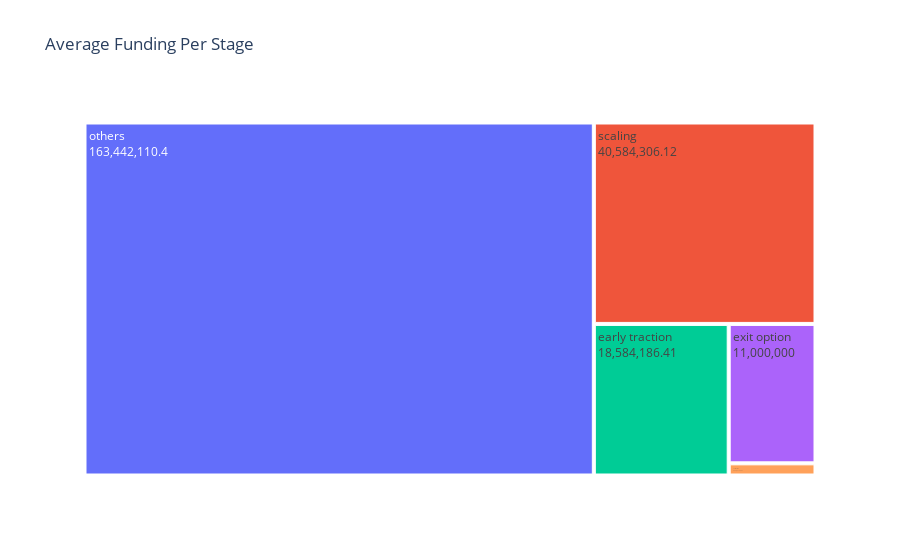

The notebook cell this image was saved under:
### Markdown cell above
### **Observations**  
- Category 'Others' being the best funded stage received 251B in total
- Exit option is the worst funded with about a Billion in funding  
- **A clear trend emerges – the more mature the startup, the more likely it is to attract substantial funding**

### Code cell
# Group by 'series' and calculate the mean amount
stage_funding_dist = dataset.groupby('series')['amount'].mean().sort_values(ascending=False).reset_index()

# Create a TreeMap visualization
fig = px.treemap(stage_funding_dist, path=['series'], values='amount', title='Average Funding Per Stage',
                 labels={'amount': 'Average amount of Funding in Dollars'},
                 custom_data=['amount'])  # Use custom_data to store the data for labels
fig.update_traces(textinfo='label+value')
fig.show()

### Figure 1 — Plotly figure (JSON) as saved in the notebook; plotly's stock layout.template omitted (floating-point values rounded to 4 significant figures)
{"data": [{"branchvalues": "total", "customdata": [[18580000.0], [11000000], [163400000.0], [40580000.0], [959500.0]], "domain": {"x": [0, 1], "y": [0, 1]}, "hovertemplate": "labels=%{label}<br>Average amount of Funding in Dollars=%{value}<br>parent=%{parent}<br>id=%{id}<extra></extra>", "ids": ["early traction", "exit option", "others", "scaling", "validation"], "labels": ["early traction", "exit option", "others", "scaling", "validation"], "name": "", "parents": ["", "", "", "", ""], "textinfo": "label+value", "type": "treemap", "values": [18580000.0, 11000000, 163400000.0, 40580000.0, 959500.0]}], "layout": {"legend": {"tracegroupgap": 0}, "title": {"text": "Average Funding Per Stage"}}}
